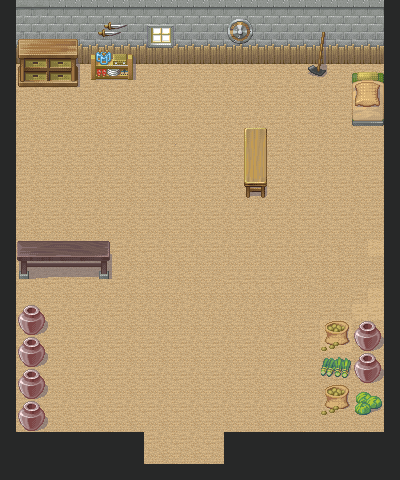

Tiled map render using the project's own tile images. Description and the map definition, with tile-layer contents summarised, below:
An orthogonal 25x30 tile map with 16x16 px tiles, 4 tile layers (background, first, second, third) and 13 objects (11x barrier, entrance).

<map version="1.0" orientation="orthogonal" width="25" height="30" tilewidth="16" tileheight="16">
 <properties>
  <property name="sound" value="sounds/village.mp3" />
  <property name="tmx" value="maps/M002.tmx" />
 </properties>
 <tileset firstgid="1" name="024-FarmVillage02" tilewidth="16" tileheight="16">
  <image source="024-FarmVillage02.png" width="256" height="736" />
 </tileset>
 <layer name="background" width="25" height="30">
  <data>[750 cells, 750 non-empty, 4 distinct tile ids]</data>
 </layer>
 <layer name="first" width="25" height="30">
  <data>[750 cells, 631 non-empty, 16 distinct tile ids]</data>
 </layer>
 <layer name="second" width="25" height="30">
  <data>[750 cells, 118 non-empty, 98 distinct tile ids]</data>
 </layer>
 <layer name="third" width="25" height="30">
  <data>[750 cells, 10 non-empty, 10 distinct tile ids]</data>
 </layer>
 <objectgroup name="entrances" width="25" height="30">
  <object name="house1" type="entrance" x="144" y="448" width="80" height="16">
   <properties>
    <property name="dest" value="village-h1" />
   </properties>
  </object>
 </objectgroup>
 <objectgroup name="barriers" width="25" height="30">
  <object type="barrier" x="0" y="0" width="16" height="432" />
  <object type="barrier" x="0" y="432" width="144" height="16" />
  <object type="barrier" x="224" y="432" width="160" height="16" />
  <object type="barrier" x="384" y="0" width="16" height="448" />
  <object type="barrier" x="16" y="0" width="368" height="80" />
  <object type="barrier" x="352" y="80" width="32" height="48" />
  <object type="barrier" x="240" y="128" width="32" height="64" />
  <object type="barrier" x="16" y="240" width="96" height="32" />
  <object type="barrier" x="16" y="304" width="32" height="128" />
  <object type="barrier" x="352" y="320" width="32" height="96" />
  <object type="barrier" x="320" y="320" width="32" height="96" />
 </objectgroup>
 <objectgroup name="semitransparent" width="25" height="30" />
 <objectgroup name="objects" width="25" height="30">
  <object x="72" y="168">
   <properties>
    <property name="ID" value="N014" />
   </properties>
  </object>
 </objectgroup>
</map>
